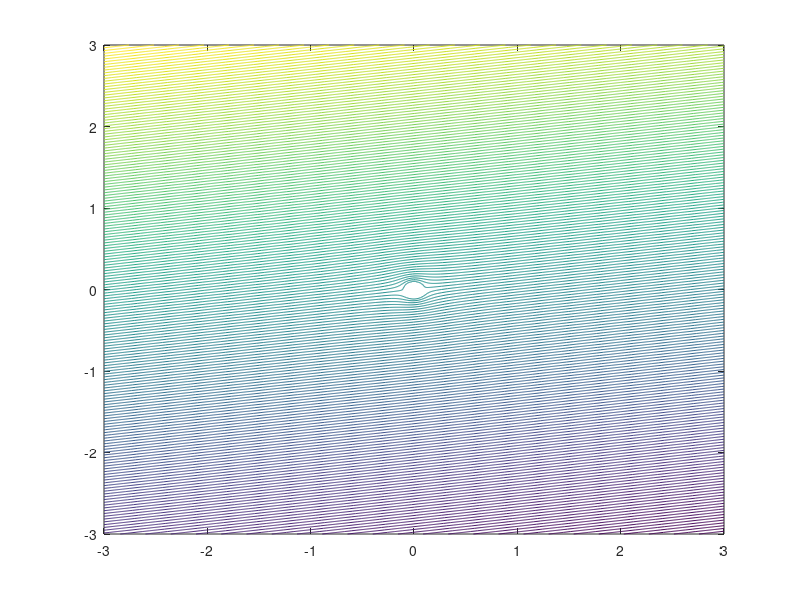

Source code (MATLAB):
clear all;
clc;

i = 1i; %imaginary number

R = 0.1; %Radius of cylinder
gam = 0.05; %Cirkulace rychlosti po profilu
degUhel = 8; %Angle of attack - degrees

uhel = pi * degUhel / 180; %Uhel nabehu (Angle of attack) - radians

%Speed
Uinfad = 10 * (cos(uhel) - sin(uhel) * i);
Uinf = 10 * (cos(uhel) + sin(uhel) * i);

%Oblast Omega
[xx,yy] = meshgrid( -3:0.01:3, -3:0.01:3 );

%Complex number
zz = xx + i * yy;

%Complex potential
Fzz = Uinfad * zz + Uinf * R^2 ./ zz - gam * log(zz) ./ (2 * pi * i);

% Complex potential inside cylinder (circle) area must be 0 = solid object
Fzz(xx.^2 + yy.^2 < R^2) = 0;

tt = 0:0.005:1; %Parametr
aaa = min(min(imag(Fzz))); %Minimal value of Im(Fzz) in the entire matrix
bbb = max(max(imag(Fzz))); %Maximal value of Im(Fzz) in the entire matrix

%Plot -> xx, yy, Im(Fzz) = proudova fce, levels from min. to max. value 
contour(xx, yy, imag(Fzz), aaa + (bbb - aaa) * tt);
